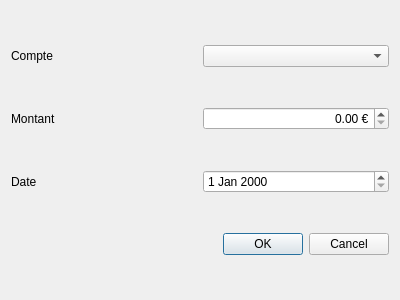
<?xml version="1.0" encoding="UTF-8"?>
<ui version="4.0">
 <class>RetraitDialog</class>
 <widget class="QDialog" name="RetraitDialog">
  <property name="geometry">
   <rect>
    <x>0</x>
    <y>0</y>
    <width>400</width>
    <height>300</height>
   </rect>
  </property>
  <property name="windowTitle">
   <string>Retrait</string>
  </property>
  <layout class="QGridLayout" name="gridLayout">
   <item row="3" column="0">
    <widget class="QDialogButtonBox" name="m_button_box">
     <property name="orientation">
      <enum>Qt::Horizontal</enum>
     </property>
     <property name="standardButtons">
      <set>QDialogButtonBox::Cancel|QDialogButtonBox::Ok</set>
     </property>
    </widget>
   </item>
   <item row="2" column="0">
    <layout class="QHBoxLayout" name="horizontalLayout_4">
     <item>
      <widget class="QLabel" name="label_4">
       <property name="text">
        <string>Date</string>
       </property>
      </widget>
     </item>
     <item>
      <widget class="QDateEdit" name="m_date_edit"/>
     </item>
    </layout>
   </item>
   <item row="0" column="0">
    <layout class="QHBoxLayout" name="horizontalLayout">
     <item>
      <widget class="QLabel" name="label_2">
       <property name="text">
        <string>Compte</string>
       </property>
      </widget>
     </item>
     <item>
      <widget class="QComboBox" name="m_comptes_box"/>
     </item>
    </layout>
   </item>
   <item row="1" column="0">
    <layout class="QHBoxLayout" name="horizontalLayout_2">
     <item>
      <widget class="QLabel" name="label">
       <property name="text">
        <string>Montant</string>
       </property>
      </widget>
     </item>
     <item>
      <widget class="QDoubleSpinBox" name="m_montant">
       <property name="alignment">
        <set>Qt::AlignRight|Qt::AlignTrailing|Qt::AlignVCenter</set>
       </property>
       <property name="suffix">
        <string> €</string>
       </property>
       <property name="maximum">
        <double>999999999.990000009536743</double>
       </property>
      </widget>
     </item>
    </layout>
   </item>
  </layout>
 </widget>
 <resources/>
 <connections>
  <connection>
   <sender>m_button_box</sender>
   <signal>accepted()</signal>
   <receiver>RetraitDialog</receiver>
   <slot>accept()</slot>
   <hints>
    <hint type="sourcelabel">
     <x>248</x>
     <y>254</y>
    </hint>
    <hint type="destinationlabel">
     <x>157</x>
     <y>274</y>
    </hint>
   </hints>
  </connection>
  <connection>
   <sender>m_button_box</sender>
   <signal>rejected()</signal>
   <receiver>RetraitDialog</receiver>
   <slot>reject()</slot>
   <hints>
    <hint type="sourcelabel">
     <x>316</x>
     <y>260</y>
    </hint>
    <hint type="destinationlabel">
     <x>286</x>
     <y>274</y>
    </hint>
   </hints>
  </connection>
 </connections>
</ui>
